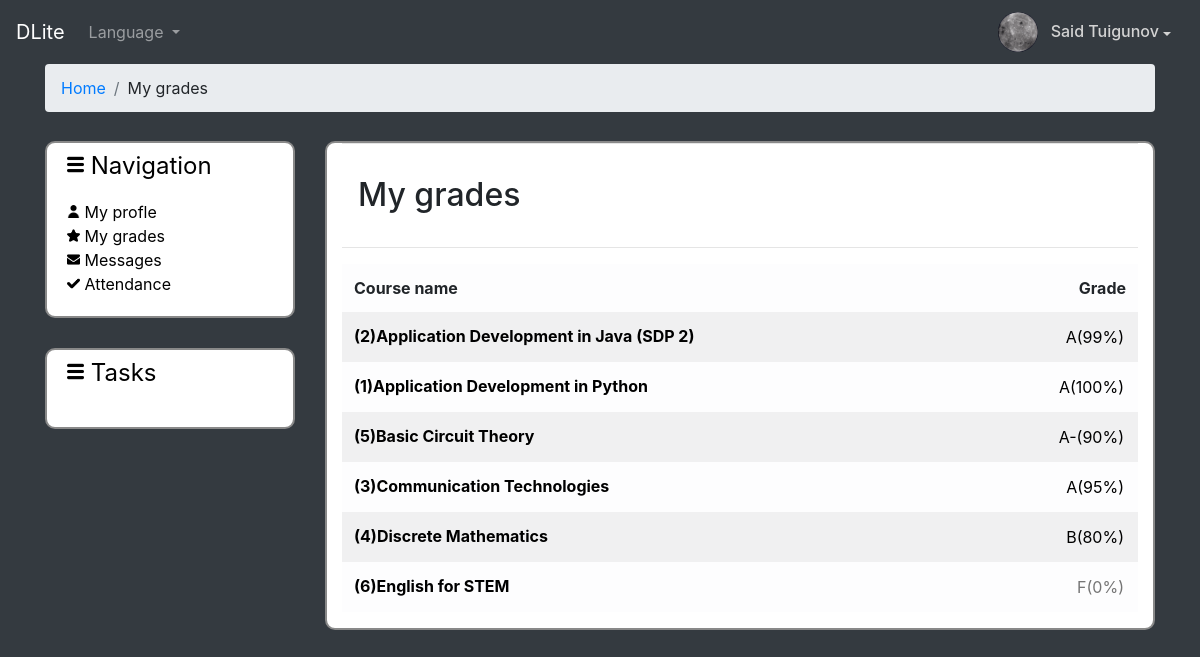
Page /grades/ (signed in) on the committed database.
### dl/models.py (models this page shows, shortened)
class Student(models.Model):
    class Meta:
        db_table = "students"
    user                = models.OneToOneField(User, on_delete=models.CASCADE)
    group               = models.ForeignKey(Groups, on_delete=models.CASCADE)
    image               = models.ImageField(upload_to='profiles_images', blank=True)

class Courses(models.Model):
    class Meta:
        db_table = "courses"
    subject_name        = models.CharField(max_length=200)

class Grades(models.Model):
    class Meta:
        db_table = "grades"
    student             = models.ForeignKey(Student, on_delete=models.CASCADE)
    teacher             = models.ForeignKey(Teacher, on_delete=models.CASCADE)
    course              = models.ForeignKey(Courses, on_delete=models.CASCADE)
    group               = models.ForeignKey(Groups, on_delete=models.CASCADE)
    date                = models.DateTimeField(auto_now_add=True)
    grade               = models.IntegerField(default=0)

### dl/views.py (the view)
# urls.py: path('grades/', views.grades, name='grades'),
def grades(request):
    courses_list = Courses.objects.all().filter(department=request.user.student.group.group_dep).order_by('subject_name')
    grades_list = Grades.objects.all().filter(student__user__username=request.user.username).order_by('-date')
    kek = {
        'grades_list': grades_list,
        'courses_list': courses_list,
        'student': auth.get_user(request)
    }
    return render(request, 'grades.html', kek)

### dl/templatetags/cmds.py (called while the page is built)
@register.filter(is_safe=True)
@stringfilter
def get_letter(grade):
    try:
        if int(grade) >= 95 and int(grade) <= 100:
            return "A"
        elif int(grade) >= 90 and int(grade) <= 94:
            return "A-"
        elif int(grade) >= 85 and int(grade) <= 89:
            return "B+"
        elif int(grade) >= 80 and int(grade) <= 84:
            return "B"
        elif int(grade) >= 75 and int(grade) <= 79:
            return "B-"
        elif int(grade) >= 70 and int(grade) <= 74:
            return "C+"
        elif int(grade) >= 65 and int(grade) <= 69:
            return "C"
        elif int(grade) >= 60 and int(grade) <= 64:
            return "C-"
        elif int(grade) >= 55 and int(grade) <= 59:
            return "D+"
        elif int(grade) >= 50 and int(grade) <= 54:
            return "D"
        else:
            return "F"
    except:
        return "F"

### dl/templates/grades.html (shortened to what this page needs)
{% extends 'main.html' %}
{% load cmds %}
{% block navigation %}
<nav aria-label="breadcrumb">
  <ol class="breadcrumb">
    <li class="breadcrumb-item"><a href="{% url 'dl:home' %}">Home</a></li>
    <li class="breadcrumb-item" aria-current="page">My grades</li>
  </ol>
</nav>
{% endblock %}
{% block students %}
    {% if student %}
        <table class="table table-striped table-light table-borderless table-hover table-hover-cells" >
        <nav class="navbar">
            <h2>My grades</h2>
        </nav>
        <hr>
              <thead>
                <tr>
                  <th scope="col">Course name</th>
                  <th scope="col" style="text-align: right">Grade</th>
                </tr>
              </thead>
              <tbody>
                {% for s in courses_list %}
                <tr>
                    <th scope="row"><a href="{% url 'dl:grades_detail' s.pk %}" style="color: black">({{ s.pk }}){{ s.subject_name }}</a></th>
                            <th style="text-align: right">
                                        <input type="text" style="background-color: rgba(0,0,0,0);color: black; border: none; text-align: right" disabled placeholder="F(0%)"
                                        {% for a in grades_list %}
                                            {% if s.pk == a.course.pk %}
                                                value="{{ a.grade|get_letter }}({{ a.grade }}%)"
                                            {% endif %}
                                            {% endfor %}
                            >
                            </th>
                </tr>
                {% endfor %}
              </tbody>
        </table>
    {% else %}
        error
    {% endif %}
{% endblock %}

### templates/main.html (shortened to what this page needs)
{% load staticfiles %}
<!DOCTYPE html>
<html lang="en">
<head>
    <link rel="stylesheet" href="/static/css/style.css">
    <link rel="stylesheet" href="https://stackpath.bootstrapcdn.com/bootstrap/4.1.3/css/bootstrap.min.css">
</head>
<body style="background-color: #343a40">
    <nav class="navbar navbar-expand-lg navbar-dark bg-dark">
  <a class="navbar-brand" href="{% url 'dl:home' %}">DLite</a>
  <div class="collapse navbar-collapse" id="navbarSupportedContent">
    <ul class="navbar-nav mr-auto">
      <li class="nav-item dropdown">
        <a class="nav-link dropdown-toggle" href="#" id="navbarDropdown" role="button" data-toggle="dropdown" aria-haspopup="true" aria-expanded="false">
            Language
        </a>
      </li>
    </ul>
    <form class="form-inline my-2 my-lg-0 align-right">
        {% if user.is_authenticated %}
            {% if user.student %}
                <img class="rounded-circle" src="{{ request.user.student.image.url }}" width="40px" height="40px">
                <div class="btn-group" style="padding-top: 7px">
                  <button type="button" style="background-color: transparent;color: lightgrey" class="btn dropdown-toggle" data-toggle="dropdown" aria-haspopup="true" aria-expanded="false">
                   <h6 style="float: left"> {{ user.first_name }} {{ user.last_name }}</h6>
                  </button>
                </div>
            {% endif %}
        {% endif %}
    </form>
  </div>
</nav>
    {% if user.is_authenticated %}
    <div class="container">
		<div>
        {% block navigation %}{% endblock %}
			<div class="main2">
				<div class="events_catigories d-none d-lg-block d-print-block">
					<div class="events">
							<p class="title" style="padding-top: 5px"><img src="{% static 'images\menubut.png' %}" style="padding-bottom: 6px" width="17px"> Navigation</p>
                                <a style="color: black" href="{% url 'dl:see_profile' user.id %}"><img src="{% static 'images\user.png' %}" style="padding-bottom: 4px" width="13px"> My profle</a>
                       {% if user.student %}         <a style="color: black" href="{% url 'dl:grades' %}"><img src="{% static 'images\star.png' %}" style="padding-bottom: 4px" width="13px"> My grades</a>{% endif %}
							    <a style="color: black" href=""><img src="{% static 'images\envelope.png' %}" width="13px" style="padding-bottom: 4px"> Messages</a>
							    {% if user.student %}<a style="color: black" href=""><img src="{% static 'images\check-mark.png' %}" width="13px" style="padding-bottom: 4px"> Attendance</a>{% endif %}
					</div>
					<div class="catigories d-none d-lg-block d-print-block">
						<p class="title" style="padding-top: 5px"><img src="{% static 'images\menubut.png' %}" style="padding-bottom: 6px" width="17px"> Tasks</p>
					</div>
				</div>
				<div class="courses d-print-none">
					<div class="container">
                        <div class="row justify-content-lg-start">
                          <div class="col">
                            <hr class="mt-0 mb-4">
                          {% if user.is_authenticated %}
                              {% if user.student %}
                                  {% block students %}{% endblock %}
                              {% else %}
                                      Teacher list error1
                              {% endif %}
                          {% else %}
                               {% block login %}{% endblock %}
                          {% endif %}
                          </div>
                        </div>
                    </div>
				</div>
			</div>
		</div>
	</div>
    {% endif %}
</body>
</html>

### static/css/style.css (style rules this page uses)
.title { font-size: 24px; }
.events { border: 2px; border-style: solid; border-color: #898989; border-radius: 10px; display: flex; flex-direction: column; width: 250px; padding-left: 20px; padding-bottom: 20px; color: black; background-color: white; margin-right: 30px; margin-top: 13px; }
.events a { color: #0f93ff; background-color: white; }
.catigories { border: 2px; border-style: solid; border-color: #898989; border-radius: 10px; display: flex; flex-direction: column; width: 250px; padding-left: 20px; padding-bottom: 20px; margin-top: 30px; color: black; background-color: white; }
.main2 { display: flex; flex-direction: row; }
.courses { border: 2px; border-style: solid; border-color: #898989; border-radius: 10px; width: 830px; height: auto; margin-top: 13px; background-color: white; display: inline; }

### rows in the picture
Courses: pk "2", subject_name "Application Development in Java (SDP 2)", id.course_id "A(99%)"
Courses: pk "1", subject_name "Application Development in Python", id.grade "A(100%)"
Courses: pk "5", subject_name "Basic Circuit Theory", id.course_id "A-(90%)"
Courses: pk "3", subject_name "Communication Technologies", id.course_id "A(95%)"
Courses: pk "4", subject_name "Discrete Mathematics", id.course_id "B(80%)"
Courses: pk "6", subject_name "English for STEM"

### other values in the picture
{{ user.first_name }} "Said"
{{ user.last_name }} "Tuigunov"
